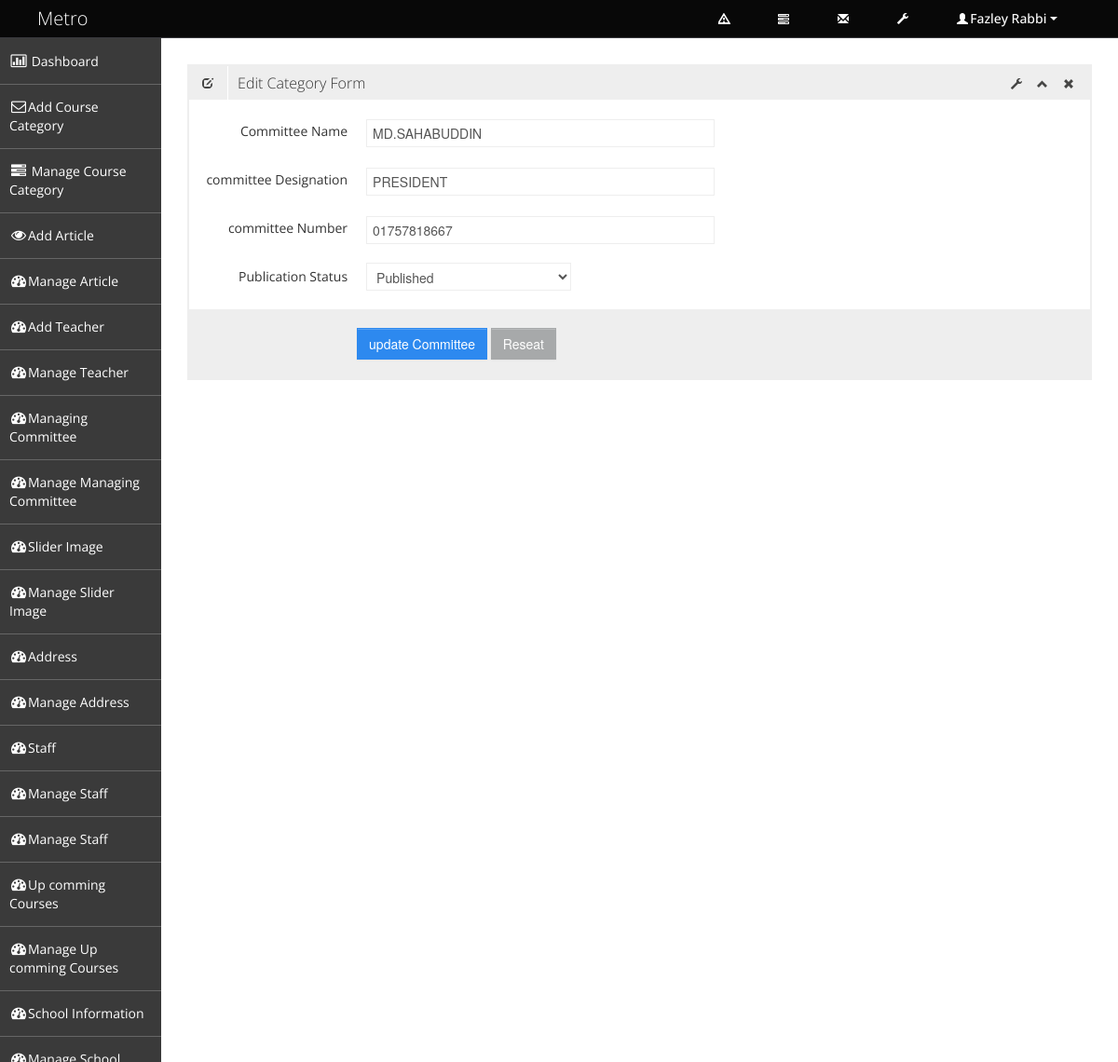
Screenshot of /admin/edit_committee.php?id=2 (signed in) with the database file from the repository.
### tables this page shows
CREATE TABLE IF NOT EXISTS `tbl_managing_committee` (
  `committee_id` int(3) NOT NULL AUTO_INCREMENT,
  `committee_name` varchar(100) NOT NULL,
  `committee_designation` varchar(100) NOT NULL,
  `committee_number` varchar(15) NOT NULL,
  `committee_photo` text NOT NULL,
  `publication_status` tinyint(1) NOT NULL,
  PRIMARY KEY (`committee_id`)
);

### admin/edit_committee.php (called while the page is built, shortened)
<?php
include './admin_master.php';

### classes/super_admin.php (called while the page is built, shortened)
<?php
class Super_admin {
    protected $db_connect;
    public function __construct() {
        $host_name = 'localhost';
        $user_name = 'root';
        $password = 'wamp';
        $db_name = 'db_school_manage_system';
        $this->db_connect = mysqli_connect($host_name, $user_name, $password, $db_name);
    }
    public function select_committee_info_by_id($committee_id) {
        $sql = "SELECT * FROM tbl_managing_committee WHERE committee_id='$committee_id'";
        if (mysqli_query($this->db_connect, $sql)) {
            $query_result = mysqli_query($this->db_connect, $sql);
            return $query_result;
        } else {
            die('Query Problem' . mysqli_error($this->db_connect));
        }
    }
}

### admin/pages/edit_committee_content.php (the view, shortened to what this page needs)
<?php
$committee_id = $_GET['id'];
$query_result = $obj_sup_admin->select_committee_info_by_id($committee_id);
$committee_info = mysqli_fetch_assoc($query_result);
?>
<div class="row-fluid sortable">
    <div class="box span12">
        <div class="box-header" data-original-title>
            <h2><i class="halflings-icon edit"></i><span class="break"></span>Edit Category Form</h2>
            <div class="box-icon">
                <a href="#" class="btn-setting"><i class="halflings-icon wrench"></i></a>
                <a href="#" class="btn-minimize"><i class="halflings-icon chevron-up"></i></a>
                <a href="#" class="btn-close"><i class="halflings-icon remove"></i></a>
            </div>
        </div>
        <div class="box-content">
            <form class="form-horizontal" name="edit_committee_form" action="" method="post">
                <fieldset>
                    <div class="control-group">
                        <label class="control-label" for="typeahead">Committee Name </label>
                        <div class="controls">
                            <input type="text" name="committee_name" value="<?php echo $committee_info['committee_name']; ?>" class="span6 typeahead" id="typeahead"  data-provide="typeahead" data-items="4" data-source='["Alabama","Alaska","Arizona","Arkansas","California","Colorado","Connecticut","Delaware","Florida","Georgia","Hawaii","Idaho","Illinois","Indiana","Iowa","Kansas","Kentucky","Louisiana","Maine","Maryland","Massachusetts","Michigan","Minnesota","Mississippi","Missouri","Montana","Nebraska","Nevada","New Hampshire","New Jersey","New Mexico","New York","North Dakota","North Carolina","Ohio","Oklahoma","Oregon","Pennsylvania","Rhode Island","South Carolina","South Dakota","Tennessee","Texas","Utah","Vermont","Virginia","Washington","West Virginia","Wisconsin","Wyoming"]'>
                        </div>
                    </div>
                    <div class="control-group hidden-phone">
                        <label class="control-label"  for="textarea2">committee Designation</label>
                        <div class="controls">
                            <input type="text" name="committee_designation" value="<?php echo $committee_info['committee_designation']; ?>" class="span6 typeahead" id="typeahead"  data-provide="typeahead" data-items="4" data-source='["Alabama","Alaska","Arizona","Arkansas","California","Colorado","Connecticut","Delaware","Florida","Georgia","Hawaii","Idaho","Illinois","Indiana","Iowa","Kansas","Kentucky","Louisiana","Maine","Maryland","Massachusetts","Michigan","Minnesota","Mississippi","Missouri","Montana","Nebraska","Nevada","New Hampshire","New Jersey","New Mexico","New York","North Dakota","North Carolina","Ohio","Oklahoma","Oregon","Pennsylvania","Rhode Island","South Carolina","South Dakota","Tennessee","Texas","Utah","Vermont","Virginia","Washington","West Virginia","Wisconsin","Wyoming"]'>
                        </div>
                    </div>
                    <div class="control-group hidden-phone">
                        <label class="control-label"  for="textarea2">committee Number</label>
                        <div class="controls">
                            <input type="text" name="committee_number" value="<?php echo $committee_info['committee_number']; ?>" class="span6 typeahead" id="typeahead"  data-provide="typeahead" data-items="4" data-source='["Alabama","Alaska","Arizona","Arkansas","California","Colorado","Connecticut","Delaware","Florida","Georgia","Hawaii","Idaho","Illinois","Indiana","Iowa","Kansas","Kentucky","Louisiana","Maine","Maryland","Massachusetts","Michigan","Minnesota","Mississippi","Missouri","Montana","Nebraska","Nevada","New Hampshire","New Jersey","New Mexico","New York","North Dakota","North Carolina","Ohio","Oklahoma","Oregon","Pennsylvania","Rhode Island","South Carolina","South Dakota","Tennessee","Texas","Utah","Vermont","Virginia","Washington","West Virginia","Wisconsin","Wyoming"]'>
                        </div>
                    </div>
                    <div class="control-group">
                        <label class="control-label" for="selectError3">Publication Status</label>
                        <div class="controls">
                            <select id="selectError3" value="<?php echo $committee_info['publication_status']; ?>" name="publication_status">
                                <option value="1">Published</option>
                            </select>
                        </div>
                    </div>
                    <div class="form-actions">
                        <button type="submit" name="btn" class="btn btn-primary">update Committee</button>
                        <button type="reset" class="btn">Reseat</button>
                    </div>
                </fieldset>
            </form>
        </div>
    </div>
</div>

### assets/admin_assets/css/style.css (style rules this page uses)
body { background: #F5F5F5; color: #333; border: none; font-family: 'Open Sans', sans-serif; font-weight: 400; }
h2 { font-size: 16px; line-height: 16px; }
.box { border: 2px solid #eee; background: #fff !important; margin-bottom: 28px; }
.box-header { height: 16px; font-size: 16px; line-height: 16px; padding: 10px; background: #eee; -webkit-box-shadow: none; -moz-box-shadow: none; box-shadow: none; overflow: hidden; }
.box-header h2 { float:left; margin-top: 0px; font-weight: 300; }
.box-header h2 i { margin: 0px 3px 0px 4px; opacity: .8; filter: alpha(opacity=80); -ms-filter:"progid:DXImageTransform.Microsoft.Alpha(Opacity=80)"; }
.box-header .box-icon { float:right; margin-top: 1px; }
.box-header .box-icon i { -webkit-transition: all 0.1s ease-in-out; -moz-transition: all 0.1s ease-in-out; -o-transition: all 0.1s ease-in-out; -ms-transition: all 0.1s ease-in-out; transition: all 0.1s ease-in-out; opacity: .8; filter: alpha(opacity=80); -ms-filter:"progid:DXImageTransform.Microsoft.Alpha(Opacity=80)"; }
.box-header .box-icon a { margin: 0px 5px; }
.box-content { position: relative; z-index: 50; margin-top: -1px; padding: 10px; background: #fff !important; }
.form-actions { padding: 19px 20px 20px; margin: 20px -10px -30px -10px; background-color: #eee; border-top: 1px solid #eee; *zoom: 1; }
.form-actions:before, .form-actions:after { display: table; line-height: 0; content: ""; }
.form-actions:after { clear: both; }
.btn { display: inline-block; padding: 6px 12px; margin-bottom: 0; font-size: 14px; font-weight: 500; line-height: 20px; text-align: center; white-space: nowrap; vertical-align: middle; cursor: pointer; border: 1px solid #a7a9aa; -webkit-border-radius: 0px !important; border-radius: 0px !important; }
.btn { color: #ffffff; background-color: #a7a9aa; border-color: #a7a9aa; background-image: none; filter: none; text-shadow: none; }
.btn-primary { background-color: #2D89EF; border-color: #2D89EF; }

### assets/admin_assets/css/halflings.css (style rules this page uses)
html, html .halflings { -webkit-font-smoothing: antialiased !important; }
.halflings-icon { display: inline-block; width: 14px; height: 14px; line-height: 14px; vertical-align: text-top; background-image: url(../img/glyphicons_halflings.svg); background-position: 0 0; background-repeat: no-repeat; vertical-align: top; *display: inline; *zoom: 1; *margin-right: .3em; }
.halflings-icon.remove { background-position: -312px 0; }
.halflings-icon.edit { background-position: -96px -72px; }
.halflings-icon.chevron-up { background-position: -288px -120px; }
.halflings-icon.wrench { background-position: -360px -144px; }

### rows the page displays
tbl_managing_committee: committee_name "MD.SAHABUDDIN", committee_designation "PRESIDENT", committee_number "01757818667", publication_status "Published"

### other values shown
$_SESSION['admin_name'] "Fazley Rabbi"
